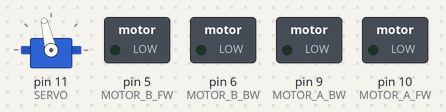
This sketch was run on a simulated Arduino Uno, built with avr-gcc and run on an emulated ATmega328P. On the bench: servo, switched loads named in the sketch (green lamp = pin HIGH). Wiring (inferred from the names in the program): servo: signal pin 11. Servo pulses on a pin are drawn as a servo (544–2400 µs = 0–180°); pins used as bus, display or sensor lines are not drawn.

Above: at 0.1 s.
At 3.1 s:
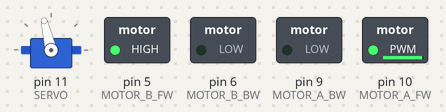
At 5.5 s:
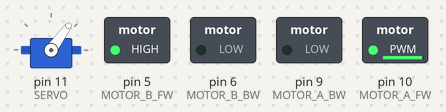
At 6.7 s:
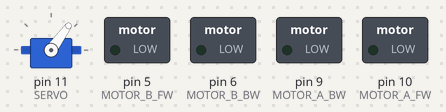
Timing chart, 0 to 8.2 s (numbered marks = the images above):
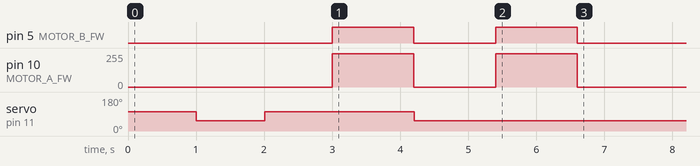

The sketch:

Gripper.ino
```cpp
#define SERVO 11 //servo pin, GR to D11
#define gripperOpenPulse 1600 //pulse width needed to open gripper
#define gripperClosePulse 1100 //pulse width needed to close gripper

#define MOTOR_A_FW 10 //A1 to D10, this is motor A forwards
#define MOTOR_A_BW 9 //A2 to D9, this is motor A backwards
#define MOTOR_B_BW 6 //B1 to D6, this is motor B backwards
#define MOTOR_B_FW 5 //B2 to D5, this is motor B forwards

#define SPEED_A_FW 249 //motor A forwards speed
#define SPEED_A_BW 253 //motor A backwards speed
#define SPEED_B_BW 255 //motor B backwards speed
#define SPEED_B_FW 255 //motor B forwards speed

#define FORWARDS_TIME 1200 //to move forwards for 25cm, it takes FORWARDS_TIME milliseconds

bool isFinished = false;

unsigned long startTime;

void setup() {
  //initialising motors as OUTPUTs
  pinMode(MOTOR_A_FW, OUTPUT);
  pinMode(MOTOR_A_BW, OUTPUT);
  pinMode(MOTOR_B_BW, OUTPUT);
  pinMode(MOTOR_B_FW, OUTPUT);

  //initial state of motors should be LOW
  digitalWrite(MOTOR_A_FW, LOW);
  digitalWrite(MOTOR_A_BW, LOW);
  digitalWrite(MOTOR_B_BW, LOW);
  digitalWrite(MOTOR_B_FW, LOW);

  //initialising servo as OUTPUT
  pinMode(SERVO, OUTPUT);

  //initial state of servo should be LOW
  digitalWrite(SERVO, LOW);

  startTime = millis();
}

void loop() {
  if (isFinished) { //if loop has already run once
    stop();
    gripper(gripperClosePulse);
    return;
  }

  unsigned long loopTime = millis() - startTime;

  if (loopTime < 1000) {
    gripper(gripperOpenPulse);
  }

  else if (loopTime < 2000) {
    gripper(gripperClosePulse);
  }

  else if (loopTime < 3000) {
    gripper(gripperOpenPulse);
  }

  else if (loopTime < 3000 + FORWARDS_TIME) {
    gripper(gripperOpenPulse);
    moveForwardsNoStop();
  }

  else if (loopTime < 4200 + FORWARDS_TIME) {
    stop();
    gripper(gripperClosePulse);
  }

  else if (loopTime < 4200 + FORWARDS_TIME * 2) {
    moveForwardsNoStop();
    gripper(gripperClosePulse);
  }

  else {
    stop();
    gripper(gripperClosePulse);
    isFinished = true;
  }
}

void moveForwardsNoStop() {
  analogWrite(MOTOR_A_BW, 0); //motor A backwards DISABLED
  analogWrite(MOTOR_B_BW, 0); //motor B backwards DISABLED

  analogWrite(MOTOR_A_FW, SPEED_A_FW);
  analogWrite(MOTOR_B_FW, SPEED_B_FW);
}

void stop() {
  analogWrite(MOTOR_A_FW, 0); //motor A forwards DISABLED
  analogWrite(MOTOR_B_FW, 0); //motor B forwards DISABLED
  analogWrite(MOTOR_B_BW, 0); //motor A backwards DISABLED
  analogWrite(MOTOR_A_BW, 0); //motor B backwards DISABLED
}

void gripper(int newPulse) {
  //static -> the value is not changing
  //unsigned -> the value stored is unsigned, therefore can only be positive, doubling the range of available values
  //long -> large value possible
  static unsigned long timer;
  static int oldPulse;

  if (millis() >= timer) { //has enough time passed for next pulse to be sent?
    if (newPulse > 0) { //always executing, because both possible newPulses are positive
      oldPulse = newPulse;
    }

    //set SERVO to HIGH -> wait oldPulse milliseconds -> set SERVO to LOW
    digitalWrite(SERVO, HIGH);
    delayMicroseconds(oldPulse);
    digitalWrite(SERVO, LOW);
    timer = millis() + 20; //wait 20 milliseconds before next pulse
  }
}
```

Measured:
- by itself, pin 5 (MOTOR_B_FW): alternates HIGH for 1.2 s and LOW for 1.2 s, 4 changes in all, then stays LOW
- by itself, pin 10 (MOTOR_A_FW): alternates 249/255 for 1.2 s and 0/255 for 1.2 s, 4 changes in all, then stays 0/255
- by itself, servo on pin 11 (SERVO): 103° → 54° at 1.0 s, → 103° 1.0 s later, → 54° 2.2 s later
